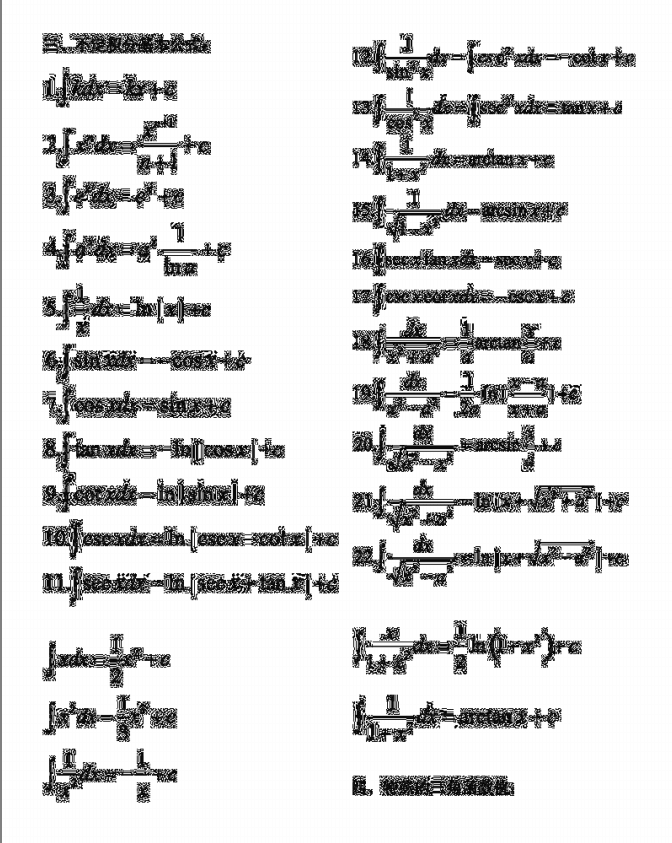
#> input picture word.png, 672 x 843 px
$ python getwords.py
#> lines starting #> are read from the running program, lines starting #| are printed output that depends on the picture; after the words box and inside, x2 and y2 are one past the last pixel; in counts of white or black regions, pixels touching at a corner belong together
### cv2lib.py
#!/usr/bin/env python3
#coding:utf-8

__author__ = 'xmxoxo<xmxoxo@qq.com>'

import cv2
import numpy as np

def loadpic(fname):
    image = cv2.imread(fname)
    return image

def resize(image, parm=(0.5, 0.5), showimg=0):
    image = cv2.resize(image, None, fx=parm[0], fy=parm[1])
    if showimg:
        showpic(image, wname='Resize')
    return image

def showpic(image, wname='image'):
    #if image.ndim==2:
    #    image = np.expand_dims(image,2).repeat(3,axis=2)
    cv2.imshow(wname, image)
    #cv2.waitKey(0)

# [5 lines left out: function hsv, not called in this run]

# 锐化
def blur(image, parm=8, showimg=0):
    kernel = np.array([[ 0, -1,  0],
                       [-1, parm, -1],
                       [ 0, -1,  0]], np.float32) #锐化
    image = cv2.filter2D(image, -1, kernel=kernel)
    if showimg:
        showpic(image, wname='BLUR')
    return image

# 转成灰度
def gray(image, showimg=0):
    LightImgGray = cv2.cvtColor(image, cv2.COLOR_BGR2GRAY)
    if showimg:
        showpic(LightImgGray, wname='GRAY')
    return LightImgGray

# 反色
# [5 lines left out: function bitnot, not called in this run]


# 开运算
def op_open(image, parm=(5,5), showimg=0):
    k = np.ones(parm, np.uint8)
    ImgRet = cv2.erode(image, k)
    ImgRet = cv2.dilate(image, k)
    if showimg:
        showpic(ImgRet, wname='OPEN')
    return ImgRet

# 闭运算
def op_close(image, parm=(5,5), showimg=0):
    k = np.ones(parm, np.uint8)
    ImgRet = cv2.dilate(image, k)
    ImgRet = cv2.erode(image, k)
    if showimg:
        showpic(ImgRet, wname='CLOSE')
    return ImgRet


# 提取蒙板二值化
'''
threshold 二值化
阈值	小于阈值	大于阈值
  0 	置0(黑) 	置填充色        THRESH_BINARY
  1  	置填充色	置0(黑)     THRESH_BINARY_INV
  2 	保持原色	置灰色
  3 	置0(黑)     保持原色        THRESH_TOZERO
  4 	保持原色	置0(黑)     THRESH_TOZERO_INV

blur后有三段颜色分布：黑<-- 0-30头发 ， 30-128 背景, 128-255身  -->白
'''
def mask(image, parm=(28,255,1), showimg=0):
    th, MaskImg = cv2.threshold(image, parm[0], parm[1], parm[2]) #, cv2.THRESH_BINARY_INV)
    if showimg:
        showpic(MaskImg, wname='MaskImg')
    #if MaskImg.ndim==2:
    #    MaskImg = np.expand_dims(MaskImg,2).repeat(3,axis=2)
    return MaskImg

# 归一化
def normalization(data):
    _range = np.max(data) - np.min(data)
    return (data - np.min(data)) / _range

# 流水处理, showimg:是否显示过程图，showresult表示显示结果图
def pipline(image, oplist, showimg=0, showresult=0, wname='result'):
    #static idx
    nimage = image.copy()
    if nimage.ndim==2:
        nimage = np.expand_dims(nimage,2).repeat(3,axis=2)
    if showimg:
        #idx += 1
        showpic(image, wname='image')

    for op in oplist:
        if type(op)==tuple:
            fun, parm = op
            nimage = fun(nimage, parm, showimg=showimg)
        else:
            nimage = op(nimage, showimg=showimg)
    if showresult:
        showpic(nimage, wname=wname)
    return nimage

# [29 lines left out: function find_max_contour, not called in this run]

def find_contours(MaskImgEx):
    '''寻找一个二值图像的轮廓，黑底 找白色
    第二个参数：
    cv2.RETR_EXTERNAL=0 外部轮廓用的比较多
    cv2.RETR_LIST = 1
    cv2.RETR_CCOMP = 2,
    cv2.RETR_TREE = 3,
    cv2.RETR_FLOODFILL = 4
    referer:https://blog.csdn.net/weixin_42216109/article/details/89840323
    第三个参数：ContourApproximationModes
      cv2.CHAIN_APPROX_NONE = 1, 轮廓所有点
      cv2.CHAIN_APPROX_SIMPLE = 2, 只返回四角的点 <--默认
      cv2.CHAIN_APPROX_TC89_L1= 3,
      cv2.CHAIN_APPROX_TC89_KCOS= 4
    https://blog.csdn.net/qq_15642411/article/details/79930083

    返回结果：contour, max_area
    '''
    contours, hierarchy = cv2.findContours(MaskImgEx, cv2.RETR_EXTERNAL, cv2.CHAIN_APPROX_SIMPLE)

    '''
    contour, max_area = None,None
    if len(contours) >0 :
        #print('contours:', len(contours))
        # 计算各块的面积
        area_list = [cv2.contourArea(x) for x in contours]
        #得到最大的一块面积
        max_area_index = np.argmax(area_list)
        contour = contours[max_area_index]
        max_area = area_list[max_area_index]
    '''

    return contours, hierarchy

# 返回最大区域块的蒙板, 注意返回结果只有1个通道
# [6 lines left out: function get_max_area, not called in this run]

def wait(exit=0):
    # 无限等待
    cv2.waitKey(0)
    # 销毁内存
    cv2.destroyAllWindows()
    if exit==1:
        sys.exit()


def draw_rectange(img, contours):
    pass


def draw_contours(image, contours, color=(0,0,255), width=1, showimg='Image_box'):
    ''' 画出区域
    '''

    print('找到%d个区域' % len(contours))
    for i in range(len(contours)):
        x, y, w, h = cv2.boundingRect(contours[i])
        print('第%d个区块，位置:(%d, %d) 大小：%d x %d ,面积:%d ' % (i, x,y, w, h, 0))

        cv2.rectangle(image, (x,y), (x+w,y+h), color, width)
    if showimg:
        showpic(image, wname=showimg)


# [2 lines that do not run on import are left out]

### getwords.py
#!/usr/bin/env python3
#coding:utf-8

__author__ = 'xmxoxo<xmxoxo@qq.com>'

'''
快速提取文本位置
'''

from cv2lib import *

# 读取照片
image = cv2.imread('word.png')
#> image is the input picture: shape (843, 672, 3); min 4, max 255, mean 219.9
# 缩小一半
image = pipline(image, [(resize, (0.5,0.5))], showresult=1, wname='orgian image')
#> the loop in pipline, `for op in oplist:` made 1 pass
#> pass 1, in resize, `image = cv2.resize(image, None, fx=parm[0], fy=parm[1])`:
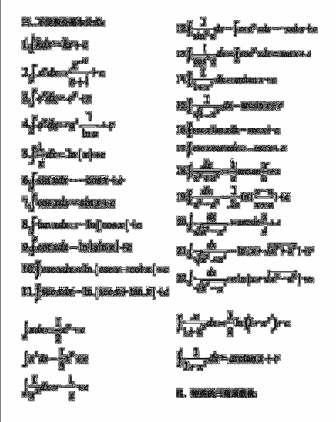
#> image: shape (422, 336, 3); min 4, max 255, mean 220
# pipline流水处理
MaskImgEx = pipline(image, [(blur, 7),
                            gray,
                            #(op_open, (1, 1)), #(op_close, (1, 1)),
                            (op_open, (1, 1)), (op_close, (1, 1)),
                            (op_close, (2, 3)),(op_close, (2, 3)),
                            (mask, (158, 255, 1))
                            ],
                            showimg=0, showresult=1, wname='MaskImgEx')
#> call 2 of pipline, with showimg = 0, showresult = 1, wname = 'MaskImgEx'
#> the loop in pipline (call 2), `for op in oplist:` made 7 passes
#> pass 1, in blur, `image = cv2.filter2D(image, -1, kernel=kernel)`:
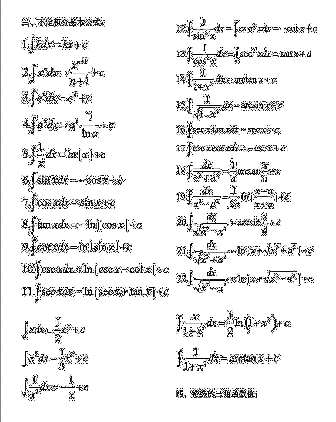
#> image: shape (422, 336, 3); min 0, max 255, mean 235.6
#> after the loop in pipline (call 2), `for op in oplist:`:
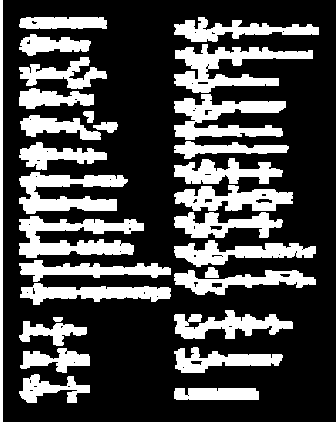
#> nimage: shape (422, 336); 28.6% white; 30 white regions

# 寻找区域
contours, hierarchy = find_contours(MaskImgEx)
#> in find_contours, `contours, hierarchy = cv2.findContours(MaskImgEx, cv2.RETR_EXTERNAL, c..`: contours = 30 contours; largest, box (x1, y1, x2, y2) and area: (174, 44, 313, 93) 2564, (19, 216, 144, 258) 2552, (174, 94, 286, 140) 2368, (19, 172, 128, 214) 2204, (174, 185, 293, 211) 1827
# 画出区域
draw_contours(image, contours, color=(0,0,255), width=1, showimg='Result')
#| 找到30个区域
#> the loop in draw_contours, `for i in range(len(contours)):` made 30 passes
#> (x, y, w, h) on passes 1 to 12: (174, 388, 85, 12), (19, 374, 71, 29), (20, 348, 70, 25), (174, 347, 109, 26), (19, 321, 68, 25), (53, 317, 10, 5), (174, 310, 119, 29), (20, 283, 151, 22), (174, 270, 142, 25), (205, 267, 14, 11), (19, 260, 152, 22), (174, 240, 142, 27)
#| 第0个区块，位置:(174, 388) 大小：85 x 12 ,面积:0
#| 第1个区块，位置:(19, 374) 大小：71 x 29 ,面积:0
#| 第2个区块，位置:(20, 348) 大小：70 x 25 ,面积:0
#| 第3个区块，位置:(174, 347) 大小：109 x 26 ,面积:0
#| 第4个区块，位置:(19, 321) 大小：68 x 25 ,面积:0
#| 第5个区块，位置:(53, 317) 大小：10 x 5 ,面积:0
#| 第6个区块，位置:(174, 310) 大小：119 x 29 ,面积:0
#| 第7个区块，位置:(20, 283) 大小：151 x 22 ,面积:0
#> (further printed lines are left out)
#> after the loop in draw_contours, `for i in range(len(contours)):`:
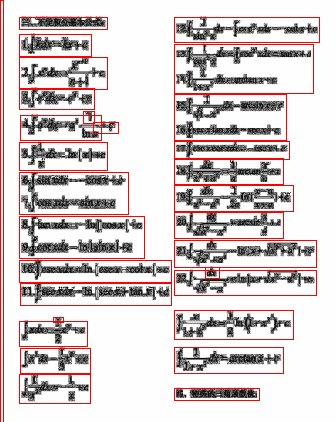
#> image: shape (422, 336, 3); 5.46% of pixels changed, all inside (x1, y1, x2, y2) = (0, 0, 320, 422); drawn as B, G, R

# 等待键盘
wait()


if __name__ == '__main__':
    pass
